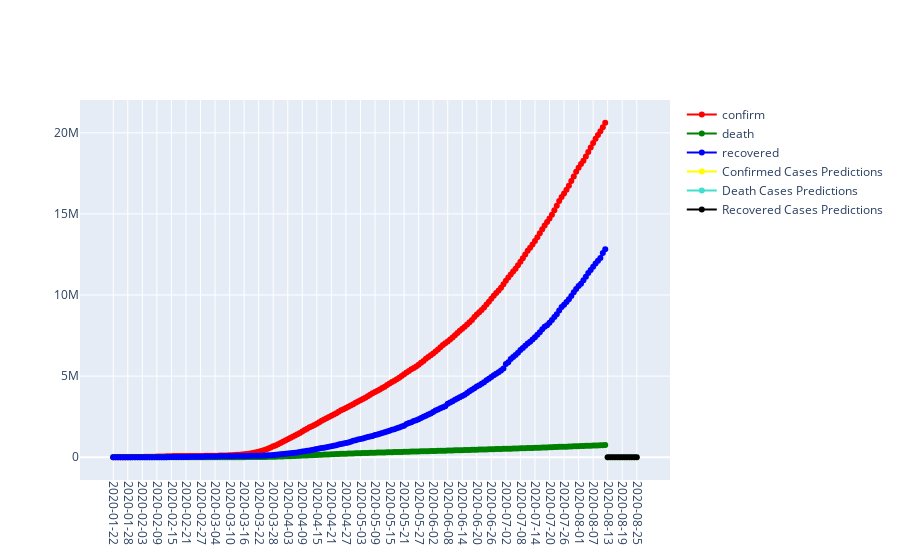

Notebook cell for this chart:
### Markdown cell above
## Historical and Predicted Values

### Code cell
fig = go.Figure()
#fig.update_layout(template='plotly_dark')
fig.update_xaxes(tickangle=90, showticklabels = True, type = 'category')
fig.add_trace(go.Scatter(x=confirmed_df.index, 
                         y=confirmed_df[0],
                         mode='lines+markers',
                         name='confirm',
                         line=dict(color='red', width=2)))

fig.add_trace(go.Scatter(x=death_df.index, 
                         y=death_df[0],
                         mode='lines+markers',
                         name='death',
                         line=dict(color='green', width=2)))

fig.add_trace(go.Scatter(x=recovered_df.index, 
                         y=recovered_df[0],
                         mode='lines+markers',
                         name='recovered',
                         line=dict(color='blue', width=2)))

fig.add_trace(go.Scatter(x=predicted_confirmed_cases.index, 
                         y=predicted_confirmed_cases['Confirmed Cases Predictions'],
                         mode='lines+markers',
                         name='Confirmed Cases Predictions',
                         line=dict(color='yellow', width=2)))

fig.add_trace(go.Scatter(x=predict_death_cases.index, 
                         y=predict_death_cases['Death Cases Predictions'],
                         mode='lines+markers',
                         name='Death Cases Predictions',
                         line=dict(color='turquoise', width=2)))

fig.add_trace(go.Scatter(x=predict_recovered_cases.index, 
                         y=predict_recovered_cases['Recovered Cases Predictions'],
                         mode='lines+markers',
                         name='Recovered Cases Predictions',
                         line=dict(color='black', width=2)))

### Figure 1 — Plotly figure (JSON) as saved in the notebook; plotly's stock layout.template omitted (floating-point values rounded to 4 significant figures; data arrays with more than 128 entries replaced by an {"elided": "..."} marker saying what was removed)
{"data": [{"line": {"color": "red", "width": 2}, "mode": "lines+markers", "name": "confirm", "type": "scatter", "x": {"elided": "204 str values"}, "y": {"elided": "204 int values"}}, {"line": {"color": "green", "width": 2}, "mode": "lines+markers", "name": "death", "type": "scatter", "x": {"elided": "204 str values"}, "y": {"elided": "204 int values"}}, {"line": {"color": "blue", "width": 2}, "mode": "lines+markers", "name": "recovered", "type": "scatter", "x": {"elided": "204 str values"}, "y": {"elided": "204 int values"}}, {"line": {"color": "yellow", "width": 2}, "mode": "lines+markers", "name": "Confirmed Cases Predictions", "type": "scatter", "x": ["2020-08-13", "2020-08-14", "2020-08-15", "2020-08-16", "2020-08-17", "2020-08-18", "2020-08-19", "2020-08-20", "2020-08-21", "2020-08-22", "2020-08-23", "2020-08-24", "2020-08-25"], "y": [145.3, 142.0, 141.7, 141.7, 141.7, 141.7, 141.7, 141.7, 141.7, 141.7, 141.7, 141.7, 141.7]}, {"line": {"color": "turquoise", "width": 2}, "mode": "lines+markers", "name": "Death Cases Predictions", "type": "scatter", "x": ["2020-08-13", "2020-08-14", "2020-08-15", "2020-08-16", "2020-08-17", "2020-08-18", "2020-08-19", "2020-08-20", "2020-08-21", "2020-08-22", "2020-08-23", "2020-08-24", "2020-08-25"], "y": [418.5, 406.6, 404.8, 404.5, 404.4, 404.4, 404.4, 404.4, 404.4, 404.4, 404.4, 404.4, 404.4]}, {"line": {"color": "black", "width": 2}, "mode": "lines+markers", "name": "Recovered Cases Predictions", "type": "scatter", "x": ["2020-08-13", "2020-08-14", "2020-08-15", "2020-08-16", "2020-08-17", "2020-08-18", "2020-08-19", "2020-08-20", "2020-08-21", "2020-08-22", "2020-08-23", "2020-08-24", "2020-08-25"], "y": [407.0, 396.7, 395.4, 395.3, 395.2, 395.2, 395.2, 395.2, 395.2, 395.2, 395.2, 395.2, 395.2]}], "layout": {"xaxis": {"showticklabels": true, "tickangle": 90, "type": "category"}}}
